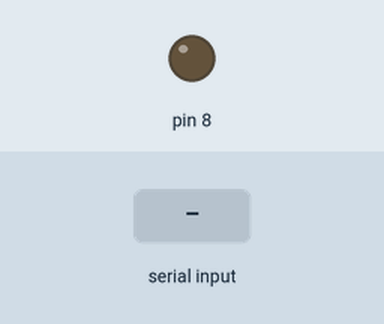
Recording of a sketch running on a simulated Arduino Uno, built with avr-gcc and run on an emulated ATmega328P. On the bench: output pins drawn as LEDs (lit = HIGH). The test bench sets the inputs (shaded band).

Above: at 1.2 s.
1.3 s: "1" received over Serial
At 2.5 s:
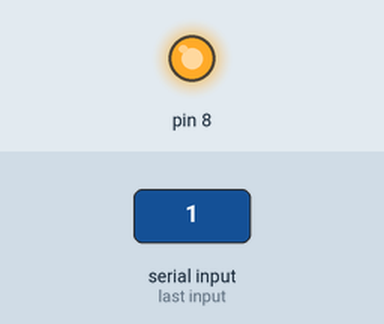
2.8 s: "0" received over Serial
At 3.7 s:
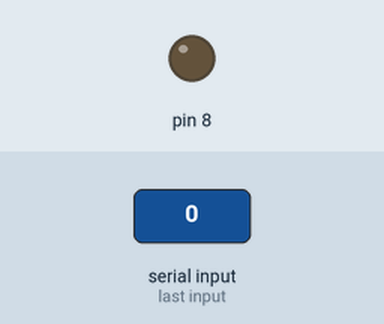
Timing chart, 0 to 5.8 s (numbered marks = the images above; inputs shaded):
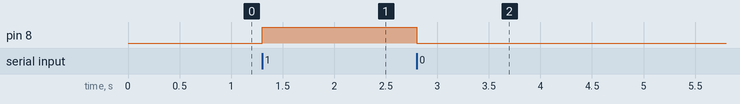

The sketch:

15_Serial_01.ino
```cpp
int data;

void setup() {
  Serial.begin(9600);
  pinMode(8, OUTPUT);
  digitalWrite(8, LOW);
}

void loop() {
  if (Serial.available()) { // 시리얼 통신이 가능한지 확인 및 시리얼 통신이 되는동안 아래 스코프 코드 반복
    data = Serial.read(); // 아두이노가 pc에서 받은 1바이트를 가져와 data 변수에 저장

    if(data == '1') {
      digitalWrite(8, HIGH);
    }
    else if (data == '0') {
      digitalWrite(8, LOW);
    }
  }
}

// 동작하지 않는 이유
// 1. 아두이노에서 시리얼 모니터를 열고 파이썬 실행 시 동작 x
// 시리얼 통신을 하는 곳은 1곳만 가능 (복수 통신 불가)
// 같은 이유로 파이썬 코드 실행 중 아두이노 새로운 코드 업로드 시도 시 에러 발생
//2.  따옴표
// ''(작은 따옴표): 조금 더 느슨하게 비교
// ""(큰 따옴표): 문자열로 인식한다
```

Measured:
- after the input at 1.3 s, pin 8: LOW → HIGH at once
- after the input at 2.8 s, pin 8: HIGH → LOW at once
